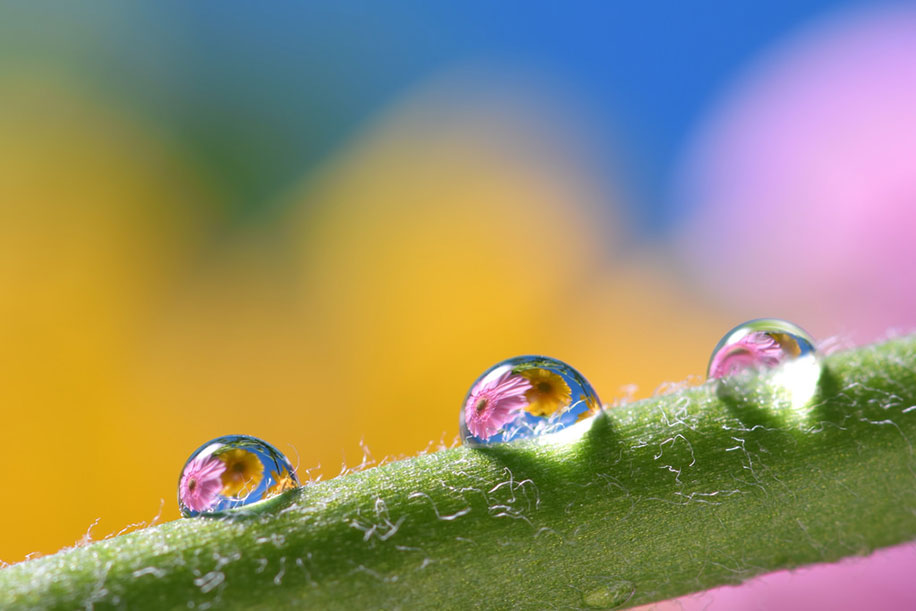
#> input picture img1.jpg, 916 x 611 px
$ python imagemixing.py
#> lines starting #> are read from the running program, lines starting #| are printed output that depends on the picture; pictures that were not available may be replaced by others from this repository, and a replacement may not be noted
import cv2
import matplotlib.pyplot as plt

img1=cv2.imread("img1.jpg")
#> img1 is the input picture: shape (611, 916, 3); mean B, G, R 107.1, 142.4, 150
img2=cv2.imread("img2.jpg")
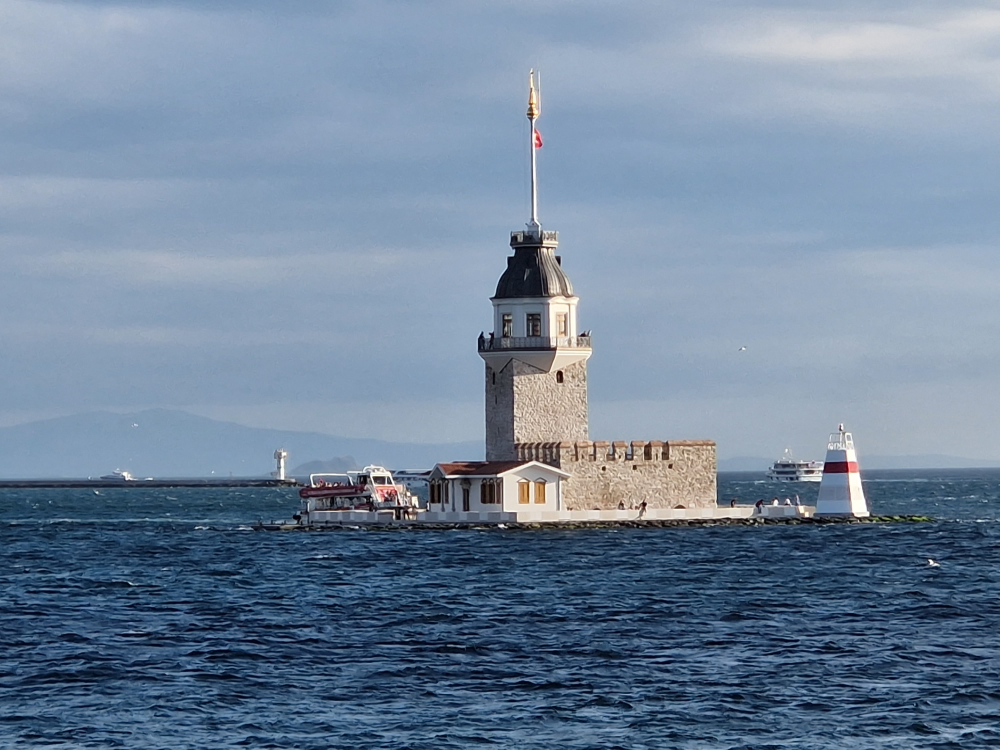
#> input picture Jungfrauen-_oder_Leanderturm.jpg, 4000 x 3000 px, given in place of img2.jpg, which was not available (shown at 1/4 size)
#> img2 is the input picture: shape (3000, 4000, 3); mean B, G, R 156.1, 133.3, 113.5

img1=cv2.cvtColor(img1,cv2.COLOR_BGR2RGB) # convert from BGR to RGB
img2=cv2.cvtColor(img2,cv2.COLOR_BGR2RGB) # convert from BGR to RGB


plt.imshow(img1)
plt.show()

plt.imshow(img2)
plt.show()

print("Image",img1.shape,img2.shape)
#| Image (611, 916, 3) (3000, 4000, 3)

img1=cv2.resize(img1,(600,600))
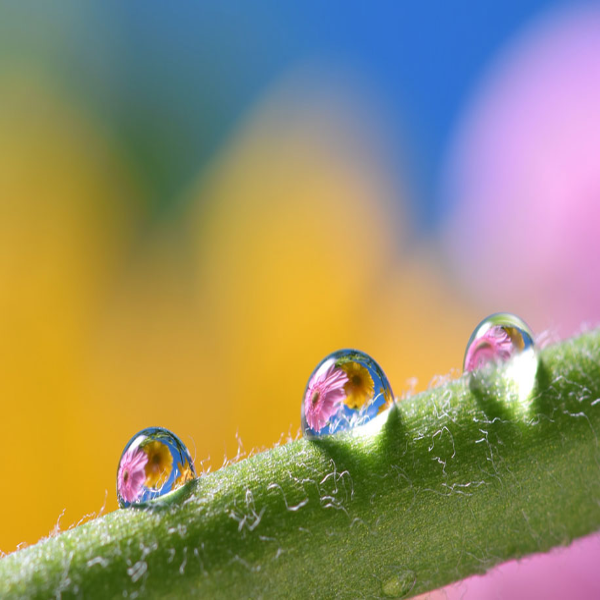
#> img1: shape (600, 600, 3); mean R, G, B 149.9, 142.3, 107
img2=cv2.resize(img2,(600,600))
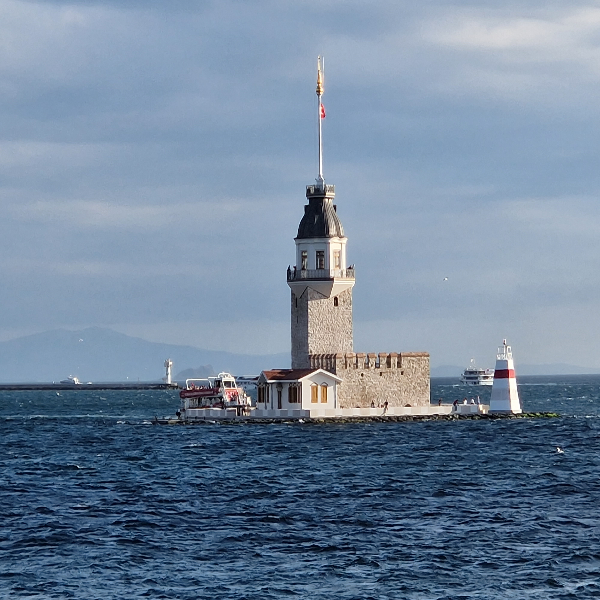
#> img2: shape (600, 600, 3); mean R, G, B 113.6, 133.4, 156.1

img3=cv2.addWeighted(img1,0.5,img2,0.5,0)
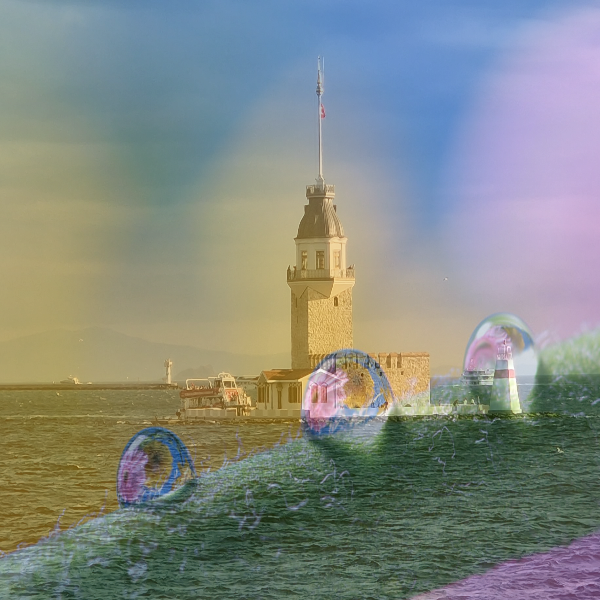
#> img3: shape (600, 600, 3); mean R, G, B 131.7, 137.9, 131.6

plt.imshow(img3)
plt.show()
